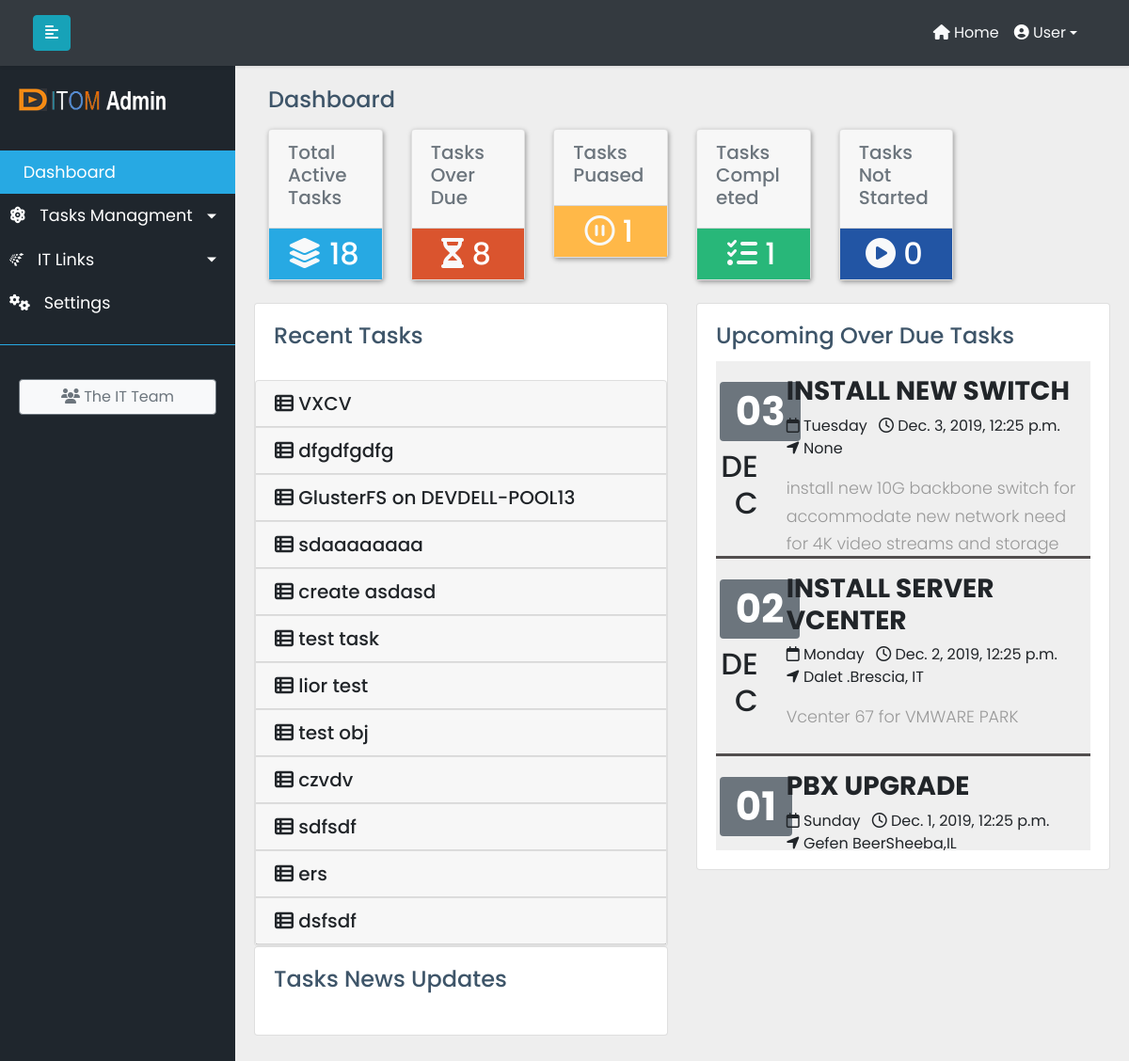
Before: / with the older database file.
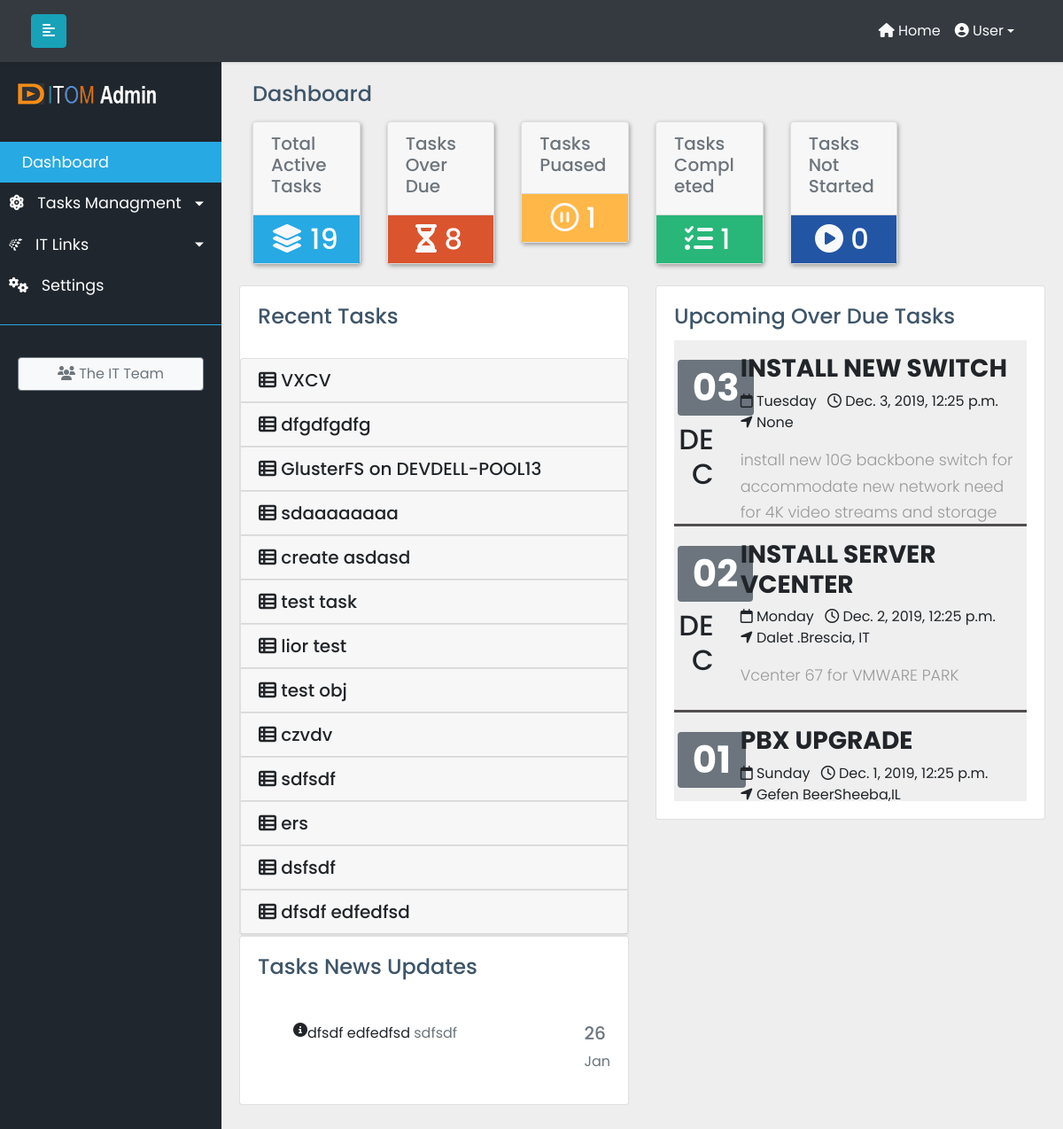
After: the same page with the newer database file.
### ittasks/models.py (models this page shows, shortened)
class MainTask(models.Model):
    task_title = models.CharField(max_length=200)
    global_task_info = models.TextField(max_length=500,default=None)
    complete = models.BooleanField(default=False)
    overall_precent_complete = models.PositiveIntegerField(default=0)
    created_at = models.DateTimeField(default=datetime.datetime.now())
    updated_at = models.DateTimeField(default=datetime.datetime.now())
    due_date = models.DateTimeField(default=datetime.datetime.now())
    task_location = models.CharField(max_length=400, blank=True, null=True)
    global_task_assign = models.ForeignKey(UserProfile, on_delete=models.CASCADE, related_name="global_task_assign",default=1)
    TASK_STATUS_CHOICES = [
    ('ST', 'STARTED'),
    ('NS', 'NOT STARTED'),
    ('IP', 'IN PROGRESS'),
    ('PA', 'PAUSED'),
    ('CO', 'COMPLETED'),
    ]
    task_status = models.CharField(max_length=2,choices=TASK_STATUS_CHOICES,default='NOT STARTED')

### ittasks/views.py (the view)
# urls.py: path('', IndexView.as_view(), name='index'),
class IndexView(TemplateView):
    template_name = 'index.html'
    def get_context_data(self, **kwargs):
        context = super(IndexView, self).get_context_data(**kwargs)
        context['active_tasks'] = MainTask.objects.filter(complete=False).count()
        context['maintask'] = MainTask.objects.all()
        context['usermaintask'] = UserProfile.objects.all().annotate(user_task=Count('global_task_assign'))
        context['usrmtsk'] = MainTask.objects.filter(complete=False).annotate(num_task=Count('global_task_assign')).annotate(ts_complete=Count('complete')).filter(complete=True)
        context['usrobj'] = UserProfile.objects.annotate(complete=Count('global_task_assign__complete'
                           , filter=Q(global_task_assign__complete=True)), paused=Count('global_task_assign__task_status'
                           , filter=Q(global_task_assign__task_status = "PA"))
                           ,num_ts=Count('global_task_assign'))
        context['due_task'] = MainTask.objects.filter(due_date__day__lte=7, complete=False).count()
        context['due_task_obj'] = MainTask.objects.filter(due_date__day__lte=7, complete=False)
        context['task_paused'] = MainTask.objects.filter(task_status='PA', complete=False).count()
        context['task_completed'] = MainTask.objects.filter(task_status='CO', complete=True).count()
        context['task_started'] = MainTask.objects.filter(task_status='NS', complete=True).count()
        context['recent_task'] = MainTask.objects.filter(created_at__gte=datetime.now()-timedelta(days=30), complete=False)
        now = timezone.now()
        context['current_time'] = now
        context['recent_updates'] = MainTask.objects.filter(updated_at__gte=datetime.now()-timedelta(days=7), complete=False)
        return context

### ittasks/templates/index.html (shortened to what the changed rows need)
{% extends 'base.html'%}
{% load static %}
{% block content %}
<link rel="stylesheet" href="{% static 'css/dashboard.css' %}">
<div class="container-fluid">
<div class="row">
                    <div class="col-md-6 col-lg-2 col-xlg-3 mt-2 mb-4">
                        <div class="card card-hover">
                            <div class="box bgcyan text-center">
                                <div class="text-center text-secondary">
                                  <h2 class="mr-1 mt-2 mb-2 text-white"><i class="fas fa-layer-group fa-1x text-light"></i> {{ active_tasks }}</h2>
                                </div>
                            </div>
                        </div>
                    </div>
                    <div class="col-md-6 col-lg-2 col-xlg-3 mt-2">
                        <div class="card card-hover">
                            <div class="box bgdanger text-center">
                                <div class="text-center bgdanger">
                                  <h2 class="mr-1 mt-2 mb-2  text-white"><i class="fas fa-hourglass-half fa-1x text-light"></i> {{ due_task }}</h2>
                                </div>
                            </div>
                        </div>
                    </div>
                    <div class="col-md-6 col-lg-2 col-xlg-3 mt-2">
                        <div class="card card-hover">
                            <div class="box bgwarning text-center">
                                <h2 class="mr-1 mb-2 mt-2 text-white"> <i class="far fa-pause-circle fa-1x text-light"></i> {{ task_paused }}</h2>
                            </div>
                        </div>
                    </div>
                    <div class="col-md-6 col-lg-2 col-xlg-3 mt-2">
                        <div class="card card-hover">
                            <div class="box bgsuccess text-center">
                                <h2 class="mr-1 mb-2 mt-2 text-white"><i class="fas fa-tasks fa-1x text-light"></i> {{ task_completed }}</h2>
                            </div>
                        </div>
                    </div>
                    <div class="col-md-6 col-lg-2 col-xlg-3 mt-2">
                        <div class="card card-hover">
                            <div class="box bginfo text-center">
                                <h2 class="mr-1 mt-2 mb-2 text-white"><i class="fas fa-play-circle fa-1x text-light"></i> {{task_started}}</h2>
                            </div>
                        </div>
                    </div>
</div>
</div>
<div class="row" id="dashsecond">
        <div class="col-lg-6">
       <div class="card">
         <div class="comment-widgets ">
      <div class="accordion" id="accordionExample">
    {% if recent_task %}
    {% for rtasks in recent_task %}
         <div class="card m-b-0">
             <div class="card-header" id="heading-{{ rtasks.id }}">
               <h5 class="mb-0">
                 <a class="artasks" data-toggle="collapse" data-target="#collapse-{{ rtasks.id }}" aria-expanded="true" aria-controls="collapse-{{ rtasks.id }}">
                     <i class="m-r-5 fas fa-th-list" aria-hidden="true"></i>
                     <span>{{rtasks.task_title}}</span>
                 </a>
               </h5>
             </div>
         </div>
        {% endfor %}
          {% endif %}
         </div>
     </div>
         </div>
      <div class="card">
        <ul class="list-style-none">
            {% if recent_updates %}
            {% for newtsk in recent_updates  %}
            <li class="d-flex no-block card-body">
                <i class="fas fa-info-circle w-30px m-t-5"></i>
                <div>
                    <a href="#" class="m-b-0 font-medium p-0">{{newtsk.task_title}}</a>
                    <span class="text-muted">{{newtsk.global_task_info}}</span>
                </div>
                <div class="ml-auto">
                    <div class="tetx-right">
                        <h5 class="text-muted m-b-0">{{newtsk.updated_at|date:"d"}}</h5>
                        <span class="text-muted font-16">{{newtsk.updated_at|date:"M" }}</span>
                    </div>
                </div>
            </li>
            {% endfor %}
           {% endif %}
        </ul>
    </div>
     </div>
    <div class="col-lg-6">
        <div class="card">
            <div class="card-body">
                <div class="chat-box scrollable" style="height:520px;">
    <div class="row">
        {% if due_task_obj %}
       {% for due in due_task_obj  %}
                <div class="container calcontainer">
                     <div class="row row-striped">
                        <div class="col-2 text-right">
                     <h1 class="display-4"><span class="badge badge-secondary"> {{due.due_date|date:"d" }}</span></h1>
                          <h2 class="capi">{{due.due_date|date:"M" }}</h2>
            </div>
            <div class="col-10">
            <h3 class="text-uppercase"><strong>{{ due.task_title }}</strong></h3>
            <ul class="list-inline">
            <li class="list-inline-item"><i class="fa fa-calendar-o" aria-hidden="true"></i> {{due.due_date | date:" l " }}</li>
            <li class="list-inline-item"><i class="fa fa-clock-o" aria-hidden="true"></i> {{due.due_date}}</li>
            <li class="list-inline-item"><i class="fa fa-location-arrow" aria-hidden="true"></i> {{due.task_location}}</li>
            </ul>
            <p>{{due.global_task_info}}</p>
            </div>
            <div class="overlay">
            <div class="text">{{due.task_title}}
            <p class="text-light">{{due.global_task_info|slice:":50"}}</p>
            </div>
            </div>
            </div>
            </div>
            {% endfor %}
        {% endif %}
    </div>
        </div>
    </div>
    </div>
    </div>
   </div>
   </div>
{% endblock content %}

Changed rows visible on the page:
added MainTask: task_title "dfsdf edfedfsd", global_task_info "sdfsdf", updated_at "26", updated_at "Jan"
Other visible differences:
{{ active_tasks }}: "18" → "19"
